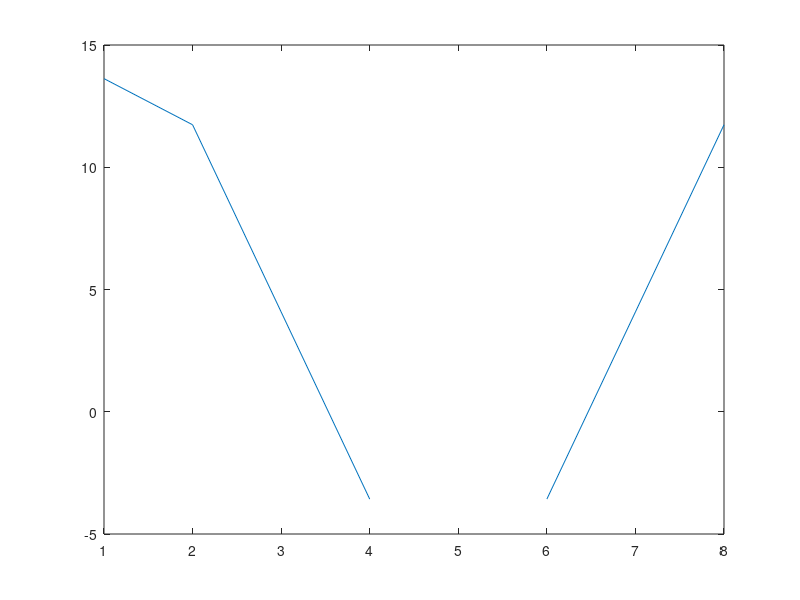

The MATLAB source for this figure: (Note: this script raises an error after producing the figure.)
% EE433 LAB-2 Prelimnary Work
% Triangular wave generation

T = 10*(1/200); % Frequency = 200 Hz

fs = 4000;  % Sampling Frequency = 4000 Hz
t = 0:1/fs:T-1/fs; 

x = sawtooth(2*pi*200*t,1/2); % Triangular wave
plot(t,x);

% Fourier Domain Implementation of the FIR filter
h_FIR = [1 1 ]; % Simple FIR filter with linear phase
X = fft(x,8);   % 8-point FFT of the input signal
plot(20*log10(abs(X)));
H_FIR = fft(h_FIR,8); % Taken as 8-point
plot(20*log10(abs(H_FIR))); 
Y_1 = X.*H_FIR; % Fourier Domain Multiplication representation of the output
y_1 = ifft(Y_1,8); % Time Domain Represenation of the output
plot(y_1);
plot(20*log10(abs(Y_1)));

% Fourier Domain Implementation of the IIR filter 
n = 1:1;
h = ((0.5).^n).*heaviside(n);
H = fft(h,8);
plot(20*log10(abs(H)));
Y_2 = X.*H;
y_2 = ifft(Y_2,8);
plot(y_2);
plot(20*log10(abs(Y_2)))
